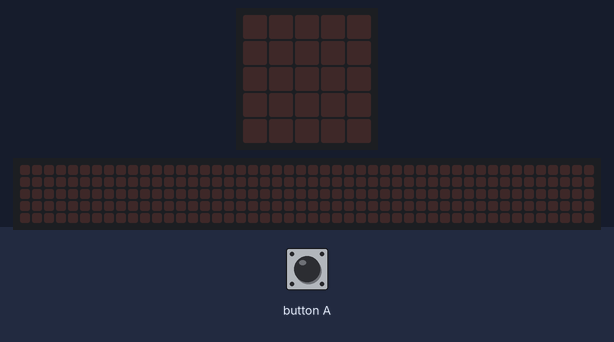
Simulated run of this program. Board: BBC micro:bit (MakeCode). On the bench: the board's 5×5 LED display, a strip that is not on the board, showing the scrolling text unrolled. The inputs (shaded band) are chosen by the test bench. The 48×5 strip is a reading aid, not a part: it shows the text the display is scrolling, unrolled, one strip-width of it at a time.

Above: at 1.2 s.
1.3 s: button A pressed 2 times (0.12 s each, 0.3 s apart)
At 1.79 s:
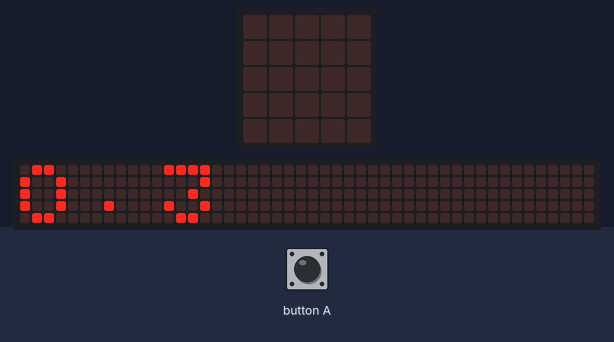
4.3 s: button A pressed for 0.15 s
At 8.78 s:
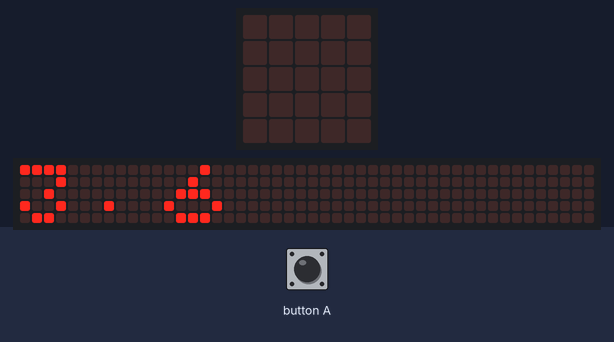
10.4 s: button A pressed for 0.15 s
At 10.62 s:
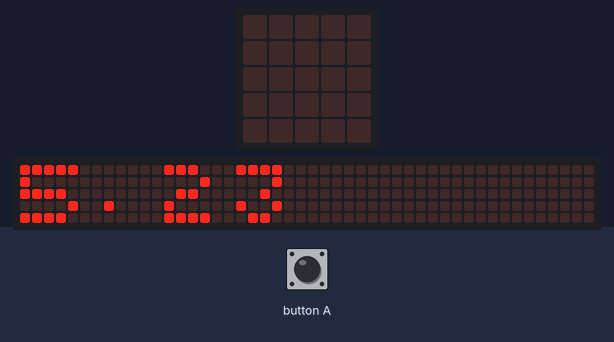
13.4 s: button A pressed for 0.15 s
At 15.12 s:
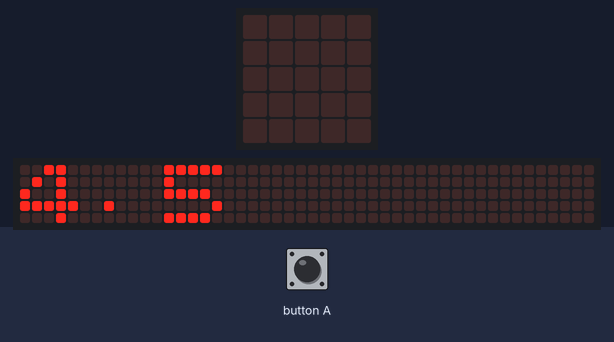

Measured:
- after the input at 1.3 s, the display: changes after 0.42 s (image 1)
- after the input at 10.4 s, the display: changes after 0.15 s (image 3)

The program:

main.ts
```typescript
input.onButtonPressed(Button.A, function () {
    demarage += 1
    if (demarage == 1) {
        temp = input.runningTime()
    } else {
        temps2 = input.runningTime() - temp
        temp = input.runningTime()
        basic.showNumber(temps2 / 1000)
    }
})
let temps2 = 0
let temp = 0
let demarage = 0
demarage = 0
basic.forever(function () {

})
```

test.ts
```typescript
// les tests vont ici ; cela ne sera pas compilé si ce paquet est utilisé en tant qu'extension.
```
